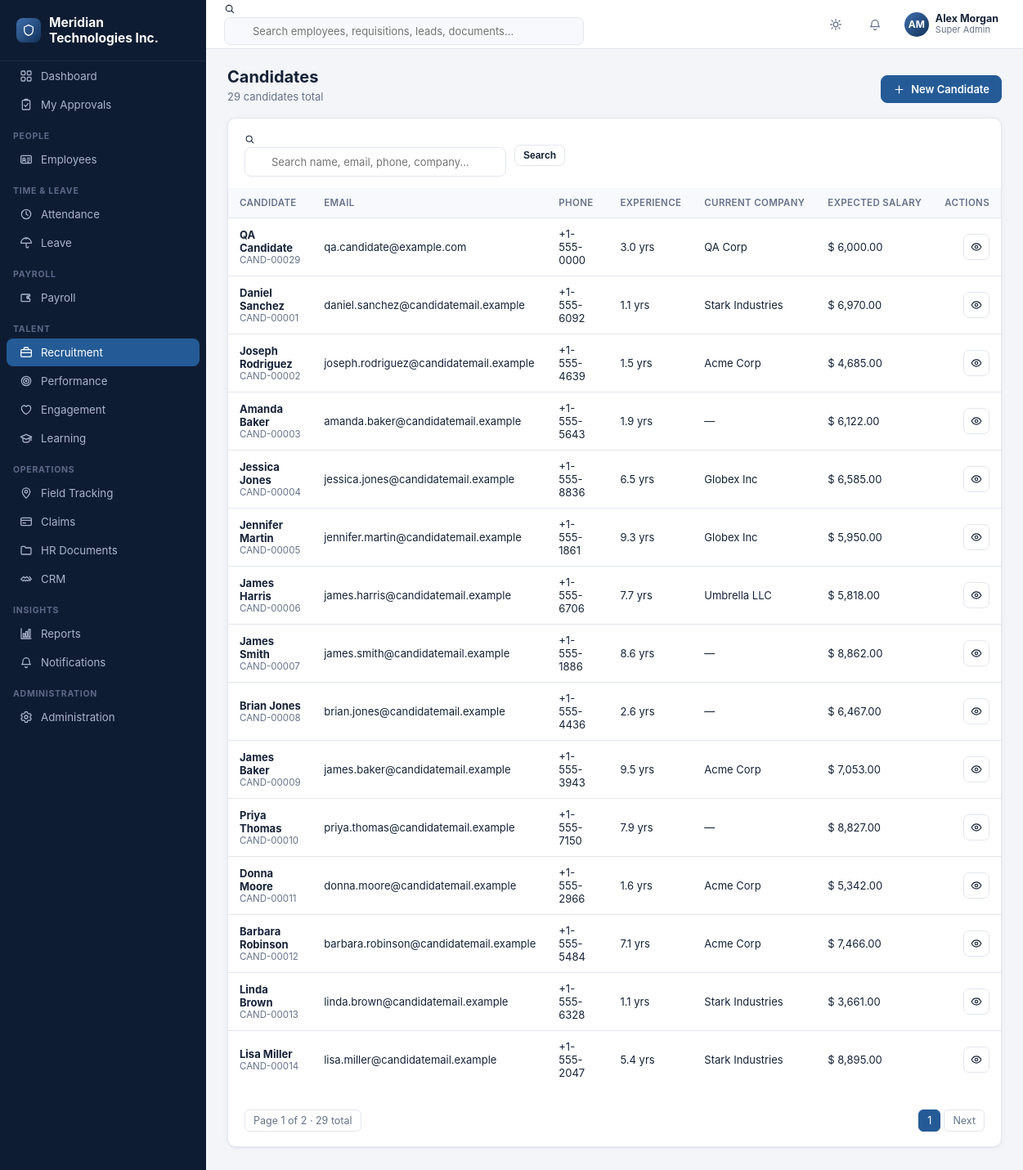
/recruitment/candidates (signed in), run on the app's committed database.
### tables this page shows
CREATE TABLE company_settings (
    id INTEGER PRIMARY KEY CHECK (id = 1),
    company_name TEXT NOT NULL DEFAULT 'Your Company',
    logo_path TEXT,
    address TEXT,
    city TEXT,
    state TEXT,
    country TEXT,
    pincode TEXT,
    phone TEXT,
    email TEXT,
    website TEXT,
    gstin TEXT,
    pan TEXT,
    currency_symbol TEXT NOT NULL DEFAULT '$',
    fiscal_year_start_month INTEGER NOT NULL DEFAULT 4,
    updated_at TEXT NOT NULL DEFAULT (datetime('now'))
);

CREATE TABLE users (
    id INTEGER PRIMARY KEY AUTOINCREMENT,
    username TEXT NOT NULL UNIQUE,
    password_hash TEXT NOT NULL,
    full_name TEXT NOT NULL,
    email TEXT,
    phone TEXT,
    role_id INTEGER NOT NULL REFERENCES roles(id),
    employee_id INTEGER REFERENCES employees(id),
    is_active INTEGER NOT NULL DEFAULT 1,
    last_login_at TEXT,
    created_at TEXT NOT NULL DEFAULT (datetime('now'))
);

CREATE TABLE roles (
    id INTEGER PRIMARY KEY AUTOINCREMENT,
    name TEXT NOT NULL UNIQUE,
    description TEXT,
    is_system INTEGER NOT NULL DEFAULT 0,
    created_at TEXT NOT NULL DEFAULT (datetime('now'))
);

CREATE TABLE candidates (
    id INTEGER PRIMARY KEY AUTOINCREMENT,
    candidate_code TEXT NOT NULL UNIQUE,
    full_name TEXT NOT NULL,
    email TEXT,
    phone TEXT,
    resume_path TEXT,
    total_experience_years REAL,
    current_company TEXT,
    current_designation TEXT,
    current_salary REAL,
    expected_salary REAL,
    notice_period_days INTEGER,
    qualification TEXT,
    skills TEXT,
    source TEXT,
    created_at TEXT NOT NULL DEFAULT (datetime('now'))
);

### blueprints/recruitment.py (the view)
@bp.route("/candidates")
@permission_required("recruitment.candidates.view")
def candidates_list():
    q = request.args.get("q", "").strip()
    page, per_page = paginate_args(request)
    where, args = [], []
    if q:
        where.append("(full_name LIKE ? OR email LIKE ? OR phone LIKE ? OR current_company LIKE ?)")
        args.extend([f"%{q}%"] * 4)
    where_sql = ("WHERE " + " AND ".join(where)) if where else ""
    total = db.query(f"SELECT COUNT(*) c FROM candidates {where_sql}", args, one=True)["c"]
    offset = (page - 1) * per_page
    rows = db.query(
        f"SELECT * FROM candidates {where_sql} ORDER BY created_at DESC LIMIT ? OFFSET ?",
        args + [per_page, offset],
    )
    import math
    pages = max(1, math.ceil(total / per_page))
    return render_template(
        "recruitment/candidates_list.html",
        rows=rows, q=q, page=page, pages=pages, total=total, per_page=per_page,
        can_create=has_permission("recruitment.candidates.create"),
    )

### auth.py (called while the page is built, shortened)
def load_logged_in_user():
    user_id = session.get("user_id")
    if user_id is None:
        g.user = None
        g.permissions = set()
        g.employee = None
        return
    user = db.query(
        """SELECT u.*, r.name as role_name FROM users u
           JOIN roles r ON r.id = u.role_id WHERE u.id=? AND u.is_active=1""",
        (user_id,), one=True,
    )
    g.user = user
    if user is None:
        g.permissions = set()
        g.employee = None
        return
    if user["role_name"] == "Super Admin":
        g.permissions = {"*"}
    g.employee = None
    if user["employee_id"]:
        g.employee = db.query("SELECT * FROM employees WHERE id=?", (user["employee_id"],), one=True)

def has_permission(code):
    if g.get("user") is None:
        return False
    perms = g.get("permissions", set())
    if "*" in perms:
        return True
    return code in perms

def permission_required(code):
    def decorator(view):
        @functools.wraps(view)
        def wrapped(**kwargs):
            if g.user is None:
                return redirect(url_for("auth.login", next=request.path))
            if not has_permission(code):
                flash(f"You don't have permission to do this ({code}).", "error")
                return redirect(url_for("dashboard.index"))
            return view(**kwargs)
        return wrapped
    return decorator

### db.py (called while the page is built)
def get_db():
    if "db" not in g:
        os.makedirs(os.path.dirname(config.DB_PATH), exist_ok=True)
        g.db = sqlite3.connect(config.DB_PATH, detect_types=sqlite3.PARSE_DECLTYPES)
        g.db.row_factory = sqlite3.Row
        g.db.execute("PRAGMA foreign_keys = ON")
    return g.db

def query(sql, args=(), one=False):
    conn = get_db()
    cur = conn.execute(sql, args)
    rows = cur.fetchall()
    cur.close()
    if one:
        return rows[0] if rows else None
    return rows

### helpers.py (called while the page is built)
def money(value, symbol=None):
    try:
        value = float(value or 0)
    except (TypeError, ValueError):
        value = 0
    sym = symbol
    if sym is None:
        try:
            import db as _db
            row = _db.query("SELECT currency_symbol FROM company_settings WHERE id=1", one=True)
            sym = (row["currency_symbol"] if row else "$") + " "
        except Exception:
            sym = "$ "
    return f"{sym}{value:,.2f}"

### templates/recruitment/candidates_list.html (shortened to what this page needs)
{% extends "base.html" %}
{% import "partials/icons.html" as ic %}
{% block content %}
<div class="page-head">
  <div>
    <h1>Candidates</h1>
    <div class="sub">{{ total }} candidate{{ 's' if total != 1 }} total</div>
  </div>
  {% if can_create %}
  <a class="btn primary" href="{{ url_for('recruitment.candidate_new') }}">{{ ic.icon('plus',15) }} New Candidate</a>
  {% endif %}
</div>
<div class="card">
  <div class="card-pad" style="padding-bottom:0">
    <form class="toolbar" method="get">
      <div class="search-box">
        {{ ic.icon('search',13) }}
        <input type="text" name="q" value="{{ q }}" placeholder="Search name, email, phone, company...">
      </div>
      <button class="btn sm" type="submit">Search</button>
    </form>
  </div>
  <div class="table-wrap">
    {% if rows %}
    <table class="dt">
      <thead><tr>
        <th>Candidate</th><th>Email</th><th>Phone</th><th>Experience</th>
        <th>Current Company</th><th>Expected Salary</th><th style="text-align:right">Actions</th>
      </tr></thead>
      <tbody>
        {% for r in rows %}
        <tr>
          <td>
            <div style="font-weight:650">{{ r.full_name }}</div>
            <div class="text-muted" style="font-size:11.5px">{{ r.candidate_code }}</div>
          </td>
          <td>{{ r.email or '—' }}</td>
          <td>{{ r.phone or '—' }}</td>
          <td>{{ (r.total_experience_years ~ ' yrs') if r.total_experience_years is not none else '—' }}</td>
          <td>{{ r.current_company or '—' }}</td>
          <td>{{ r.expected_salary|money if r.expected_salary is not none else '—' }}</td>
          <td>
            <div class="row-actions">
              <a class="btn sm btn-icon" href="{{ url_for('recruitment.candidate_view', id=r.id) }}" title="View">{{ ic.icon('eye',14) }}</a>
            </div>
          </td>
        </tr>
        {% endfor %}
      </tbody>
    </table>
    {% else %}
    <div class="empty-state">
      <div class="ic">{{ ic.icon('users', 34) }}</div>
      <p>No candidates found{{ ' for "%s"'|format(q) if q else '' }}.</p>
    </div>
    {% endif %}
  </div>
  <div class="card-pad" style="padding-top:12px">
    {% include "partials/pagination.html" %}
  </div>
</div>
{% endblock %}

### templates/base.html (shortened to what this page needs)
<!doctype html>
<html lang="en">
<head>
<link rel="stylesheet" href="{{ url_for('static', filename='css/style.css') }}">
</head>
<body>
{% import "partials/icons.html" as ic %}
{% set ep = request.endpoint or '' %}
<div class="app">
  <aside class="sidebar" id="sidebar">
    <div class="sidebar-brand"><span class="logo-dot">{{ ic.icon('shield', 16) }}</span> <span>{{ company.company_name if company else 'Enterprise HR' }}</span></div>
    <nav>
      <div class="nav-item {{ 'active' if ep=='dashboard.index' }}" onclick="location.href='{{ url_for('dashboard.index') }}'">
        {{ ic.icon('grid') }} <span>Dashboard</span>
      </div>
      <div class="nav-item {{ 'active' if ep=='dashboard.my_approvals' }}" onclick="location.href='{{ url_for('dashboard.my_approvals') }}'">
        {{ ic.icon('clipboard-check') }} <span>My Approvals</span>
      </div>
      {% if has_permission('employees.employees.view') %}
      <div class="nav-section">People</div>
      <div class="nav-item {{ 'active' if ep.startswith('employees.') }}" onclick="location.href='{{ url_for('employees.list_view') }}'">{{ ic.icon('id-card') }} <span>Employees</span></div>
      {% endif %}
      {% if has_permission('attendance.attendance.view') %}
      <div class="nav-section">Time &amp; Leave</div>
      <div class="nav-item {{ 'active' if ep.startswith('attendance.') }}" onclick="location.href='{{ url_for('attendance.daily') }}'">{{ ic.icon('clock') }} <span>Attendance</span></div>
      {% endif %}
      {% if has_permission('leave.requests.view') %}
      <div class="nav-item {{ 'active' if ep.startswith('leave.') }}" onclick="location.href='{{ url_for('leave.requests_list') }}'">{{ ic.icon('umbrella') }} <span>Leave</span></div>
      {% endif %}
      {% if has_permission('payroll.payslips.view') or has_permission('payroll.runs.view') %}
      <div class="nav-section">Payroll</div>
      <div class="nav-item {{ 'active' if ep.startswith('payroll.') }}" onclick="location.href='{{ url_for('payroll.runs_list') }}'">{{ ic.icon('wallet') }} <span>Payroll</span></div>
      {% endif %}
      {% if has_permission('recruitment.requisitions.view') %}
      <div class="nav-section">Talent</div>
      <div class="nav-item {{ 'active' if ep.startswith('recruitment.') }}" onclick="location.href='{{ url_for('recruitment.requisitions_list') }}'">{{ ic.icon('briefcase') }} <span>Recruitment</span></div>
      {% endif %}
      {% if has_permission('performance.goals.view') %}
      <div class="nav-item {{ 'active' if ep.startswith('performance.') }}" onclick="location.href='{{ url_for('performance.cycles_list') }}'">{{ ic.icon('target') }} <span>Performance</span></div>
      {% endif %}
      {% if has_permission('engagement.surveys.view') %}
      <div class="nav-item {{ 'active' if ep.startswith('engagement.') }}" onclick="location.href='{{ url_for('engagement.surveys_list') }}'">{{ ic.icon('heart') }} <span>Engagement</span></div>
      {% endif %}
      {% if has_permission('learning.courses.view') %}
      <div class="nav-item {{ 'active' if ep.startswith('learning.') }}" onclick="location.href='{{ url_for('learning.courses_list') }}'">{{ ic.icon('graduation') }} <span>Learning</span></div>
      {% endif %}
      {% if has_permission('field.visits.view') %}
      <div class="nav-section">Operations</div>
      <div class="nav-item {{ 'active' if ep.startswith('field.') }}" onclick="location.href='{{ url_for('field.visits_list') }}'">{{ ic.icon('map-pin') }} <span>Field Tracking</span></div>
      {% endif %}
      {% if has_permission('claims.claims.view') %}
      <div class="nav-item {{ 'active' if ep.startswith('claims.') }}" onclick="location.href='{{ url_for('claims.claims_list') }}'">{{ ic.icon('credit-card') }} <span>Claims</span></div>
      {% endif %}
      {% if has_permission('documents.documents.view') %}
      <div class="nav-item {{ 'active' if ep.startswith('documents.') }}" onclick="location.href='{{ url_for('documents.list_view') }}'">{{ ic.icon('folder') }} <span>HR Documents</span></div>
      {% endif %}
      {% if has_permission('crm.customers.view') %}
      <div class="nav-item {{ 'active' if ep.startswith('crm.') }}" onclick="location.href='{{ url_for('crm.customers_list') }}'">{{ ic.icon('handshake') }} <span>CRM</span></div>
      {% endif %}
      {% if has_permission('reports.reports.view') %}
      <div class="nav-section">Insights</div>
      <div class="nav-item {{ 'active' if ep.startswith('reports.') }}" onclick="location.href='{{ url_for('reports.index') }}'">{{ ic.icon('chart') }} <span>Reports</span></div>
      {% endif %}
      <div class="nav-item {{ 'active' if ep.startswith('notifications.') }}" onclick="location.href='{{ url_for('notifications.index') }}'">{{ ic.icon('bell') }} <span>Notifications</span></div>
      {% if has_permission('admin.settings.view') or has_permission('admin.users.view') %}
      <div class="nav-section">Administration</div>
      <div class="nav-item {{ 'active' if ep.startswith('admin.') }}" onclick="location.href='{{ url_for('admin.settings') }}'">{{ ic.icon('cog') }} <span>Administration</span></div>
      {% endif %}
    </nav>
  </aside>
  <div class="main">
    <header class="topbar">
      <div class="search-box">
        {{ ic.icon('search', 14) }}
        <input type="text" placeholder="Search employees, requisitions, leads, documents..." oninput="onGlobalSearch(this)">
      </div>
      <div class="topbar-right">
        <button class="icon-btn" onclick="toggleTheme()" title="Toggle theme">{{ ic.icon('sun') }}</button>
        <div class="dropdown">
          <button class="icon-btn" data-dropdown-toggle title="Notifications">
            {{ ic.icon('bell') }}
          </button>
        </div>
        <div class="dropdown">
          <div class="user-chip" data-dropdown-toggle>
            <div class="avatar">{% if g.employee and g.employee.photo_path %}<img src="{{ url_for('static', filename='uploads/' + g.employee.photo_path) }}">{% else %}{{ (g.user.full_name if g.user else '??')|initials }}{% endif %}</div>
            <div style="display:flex;flex-direction:column;line-height:1.2">
              <span style="font-weight:650;font-size:12.5px">{{ g.user.full_name if g.user else 'Guest' }}</span>
              <span class="text-muted" style="font-size:11px">{{ g.user.role_name if g.user else '' }}</span>
            </div>
          </div>
        </div>
      </div>
    </header>
    <main class="content">
      {% block content %}{% endblock %}
    </main>
  </div>
</div>
</body>
</html>

### templates/partials/icons.html (shortened to what this page needs)
{% macro icon(name, size=16) %}
<svg xmlns="http://www.w3.org/2000/svg" width="{{ size }}" height="{{ size }}" viewBox="0 0 24 24" fill="none" stroke="currentColor" stroke-width="1.9" stroke-linecap="round" stroke-linejoin="round" style="flex-shrink:0">{{ (p[name] or p['grid'])|safe }}</svg>
{%- endmacro %}

### data on the page
company_settings: company_name "Meridian Technologies Inc."
users: full_name "AM", user "Alex Morgan"
roles: user "Super Admin"
candidates: full_name "QA Candidate", candidate_code "CAND-00029", email "qa.candidate@example.com", phone "+1-555-0000", total_experience_years "3.0 yrs", current_company "QA Corp", expected_salary "$ 6,000.00", {{ size }} 14 (drawn)
candidates: full_name "Daniel Sanchez", candidate_code "CAND-00001", email "daniel.sanchez@candidatemail.example", phone "+1-555-6092", total_experience_years "1.1 yrs", current_company "Stark Industries", expected_salary "$ 6,970.00", {{ size }} 14 (drawn)
candidates: full_name "Joseph Rodriguez", candidate_code "CAND-00002", email "joseph.rodriguez@candidatemail.example", phone "+1-555-4639", total_experience_years "1.5 yrs", current_company "Acme Corp", expected_salary "$ 4,685.00", {{ size }} 14 (drawn)
candidates: full_name "Amanda Baker", candidate_code "CAND-00003", email "amanda.baker@candidatemail.example", phone "+1-555-5643", total_experience_years "1.9 yrs", current_company "—", expected_salary "$ 6,122.00", {{ size }} 14 (drawn)
candidates: full_name "Jessica Jones", candidate_code "CAND-00004", email "jessica.jones@candidatemail.example", phone "+1-555-8836", total_experience_years "6.5 yrs", current_company "Globex Inc", expected_salary "$ 6,585.00", {{ size }} 14 (drawn)
candidates: full_name "Jennifer Martin", candidate_code "CAND-00005", email "jennifer.martin@candidatemail.example", phone "+1-555-1861", total_experience_years "9.3 yrs", current_company "Globex Inc", expected_salary "$ 5,950.00", {{ size }} 14 (drawn)
candidates: full_name "James Harris", candidate_code "CAND-00006", email "james.harris@candidatemail.example", phone "+1-555-6706", total_experience_years "7.7 yrs", current_company "Umbrella LLC", expected_salary "$ 5,818.00", {{ size }} 14 (drawn)
candidates: full_name "James Smith", candidate_code "CAND-00007", email "james.smith@candidatemail.example", phone "+1-555-1886", total_experience_years "8.6 yrs", current_company "—", expected_salary "$ 8,862.00", {{ size }} 14 (drawn)
candidates: full_name "Brian Jones", candidate_code "CAND-00008", email "brian.jones@candidatemail.example", phone "+1-555-4436", total_experience_years "2.6 yrs", current_company "—", expected_salary "$ 6,467.00", {{ size }} 14 (drawn)
candidates: full_name "James Baker", candidate_code "CAND-00009", email "james.baker@candidatemail.example", phone "+1-555-3943", total_experience_years "9.5 yrs", current_company "Acme Corp", expected_salary "$ 7,053.00", {{ size }} 14 (drawn)
candidates: full_name "Priya Thomas", candidate_code "CAND-00010", email "priya.thomas@candidatemail.example", phone "+1-555-7150", total_experience_years "7.9 yrs", current_company "—", expected_salary "$ 8,827.00", {{ size }} 14 (drawn)
candidates: full_name "Donna Moore", candidate_code "CAND-00011", email "donna.moore@candidatemail.example", phone "+1-555-2966", total_experience_years "1.6 yrs", current_company "Acme Corp", expected_salary "$ 5,342.00", {{ size }} 14 (drawn)
candidates: full_name "Barbara Robinson", candidate_code "CAND-00012", email "barbara.robinson@candidatemail.example", phone "+1-555-5484", total_experience_years "7.1 yrs", current_company "Acme Corp", expected_salary "$ 7,466.00", {{ size }} 14 (drawn)
candidates: full_name "Linda Brown", candidate_code "CAND-00013", email "linda.brown@candidatemail.example", phone "+1-555-6328", total_experience_years "1.1 yrs", current_company "Stark Industries", expected_salary "$ 3,661.00", {{ size }} 14 (drawn)
candidates: full_name "Lisa Miller", candidate_code "CAND-00014", email "lisa.miller@candidatemail.example", phone "+1-555-2047", total_experience_years "5.4 yrs", current_company "Stark Industries", expected_salary "$ 8,895.00", {{ size }} 14 (drawn)

### other printed values
{{ total }} "29"
{{ 's' if total != 1 }} "s"
{{ page }} "1"
{{ pages }} "2"
